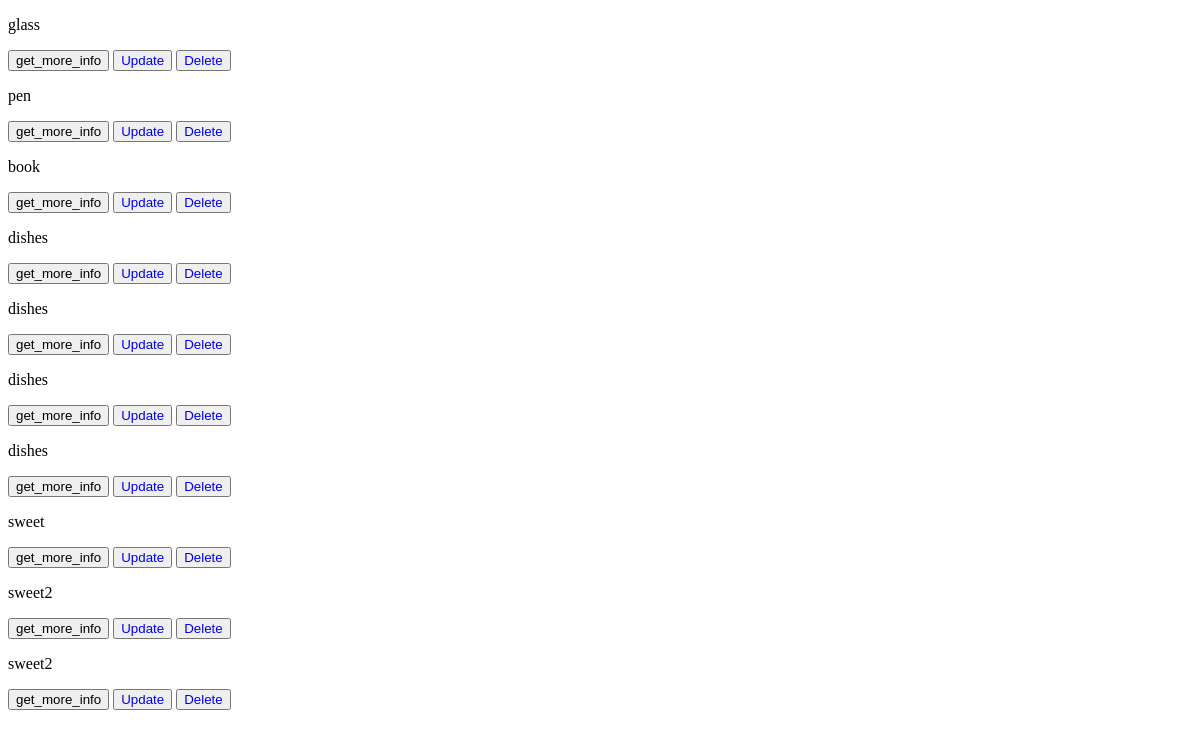
The app's page /super/, older data.
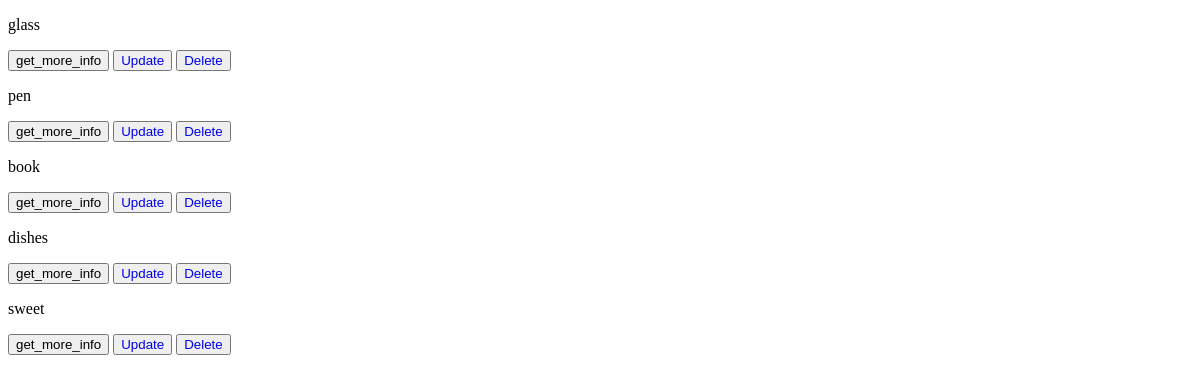
The same page, newer data.
### main/models.py (models this page shows, shortened)
class item(models.Model):
    name = CharField(max_length=100)
    category = CharField(max_length= 100, null=True, blank=True)
    price = IntegerField()
    quantity = IntegerField()
    class Meta:
        verbose_name = 'item'

### main/views.py (the view)
# urls.py: path('super/', views.super, name='super')
def super(request):
    items = item.objects.all()
    return render(request, 'main/super.html', {'items': items})

### main/templates/main/super.html (shortened to what this page needs)
{% extends 'main/layout.html' %}
{% block body %}
<div class="container">
    {% for item in items %}
    <div class="item">
        <p>{{ item.name }}</p>
        <button value="{{item.id}}" onclick="getInfo(this)">get_more_info</button>
        <button><a style="text-decoration:none" href="http://127.0.0.1:8000/update_item/{{item.id}}">Update</a></button>
        <button><a style="text-decoration:none" href="http://127.0.0.1:8000/delete_item/{{item.id}}">Delete</a></button>
    </div>
    {% endfor %}
{% endblock %}

Row changes from the older to the newer data that the page shows:
removed item: name "dishes", {{ item.id }} 4 (drawn)
removed item: name "dishes", {{ item.id }} 6 (drawn)
removed item: name "dishes", {{ item.id }} 7 (drawn)
removed item: name "sweet2", {{ item.id }} 9 (drawn)
removed item: name "sweet2", {{ item.id }} 10 (drawn)
